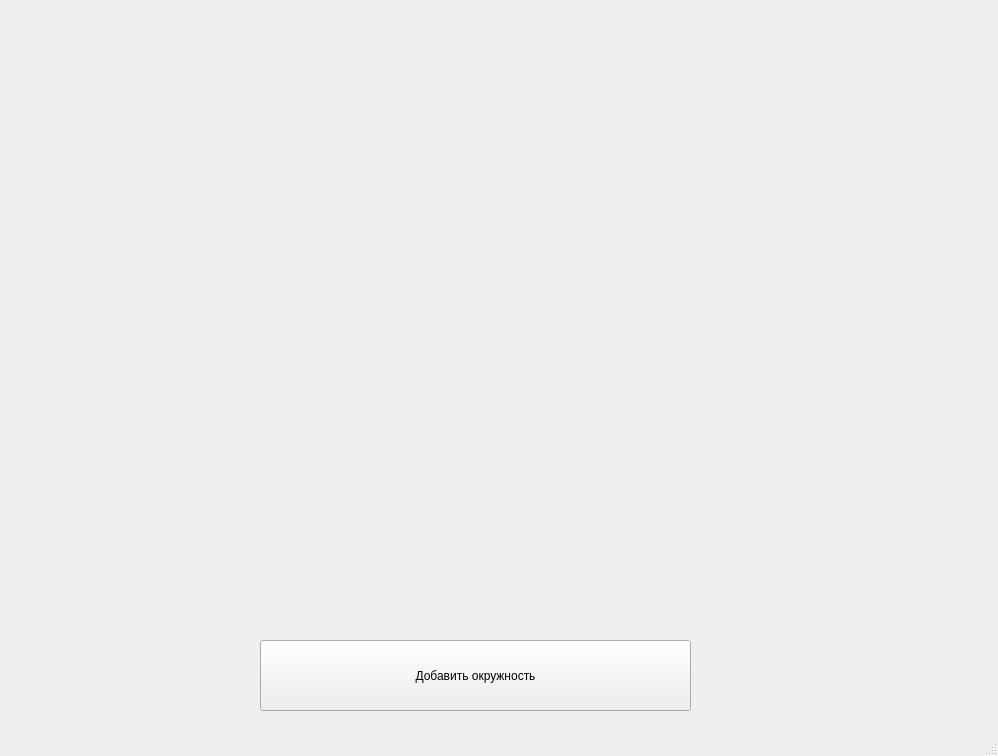
<?xml version="1.0" encoding="UTF-8"?>
<ui version="4.0">
 <class>MainWindow</class>
 <widget class="QMainWindow" name="MainWindow">
  <property name="geometry">
   <rect>
    <x>0</x>
    <y>0</y>
    <width>998</width>
    <height>756</height>
   </rect>
  </property>
  <property name="windowTitle">
   <string>Круги</string>
  </property>
  <widget class="QWidget" name="centralwidget">
   <widget class="QPushButton" name="pushButton">
    <property name="geometry">
     <rect>
      <x>260</x>
      <y>640</y>
      <width>431</width>
      <height>71</height>
     </rect>
    </property>
    <property name="text">
     <string>Добавить окружность</string>
    </property>
   </widget>
  </widget>
  <widget class="QMenuBar" name="menubar">
   <property name="geometry">
    <rect>
     <x>0</x>
     <y>0</y>
     <width>998</width>
     <height>26</height>
    </rect>
   </property>
  </widget>
  <widget class="QStatusBar" name="statusbar"/>
 </widget>
 <resources/>
 <connections/>
</ui>
